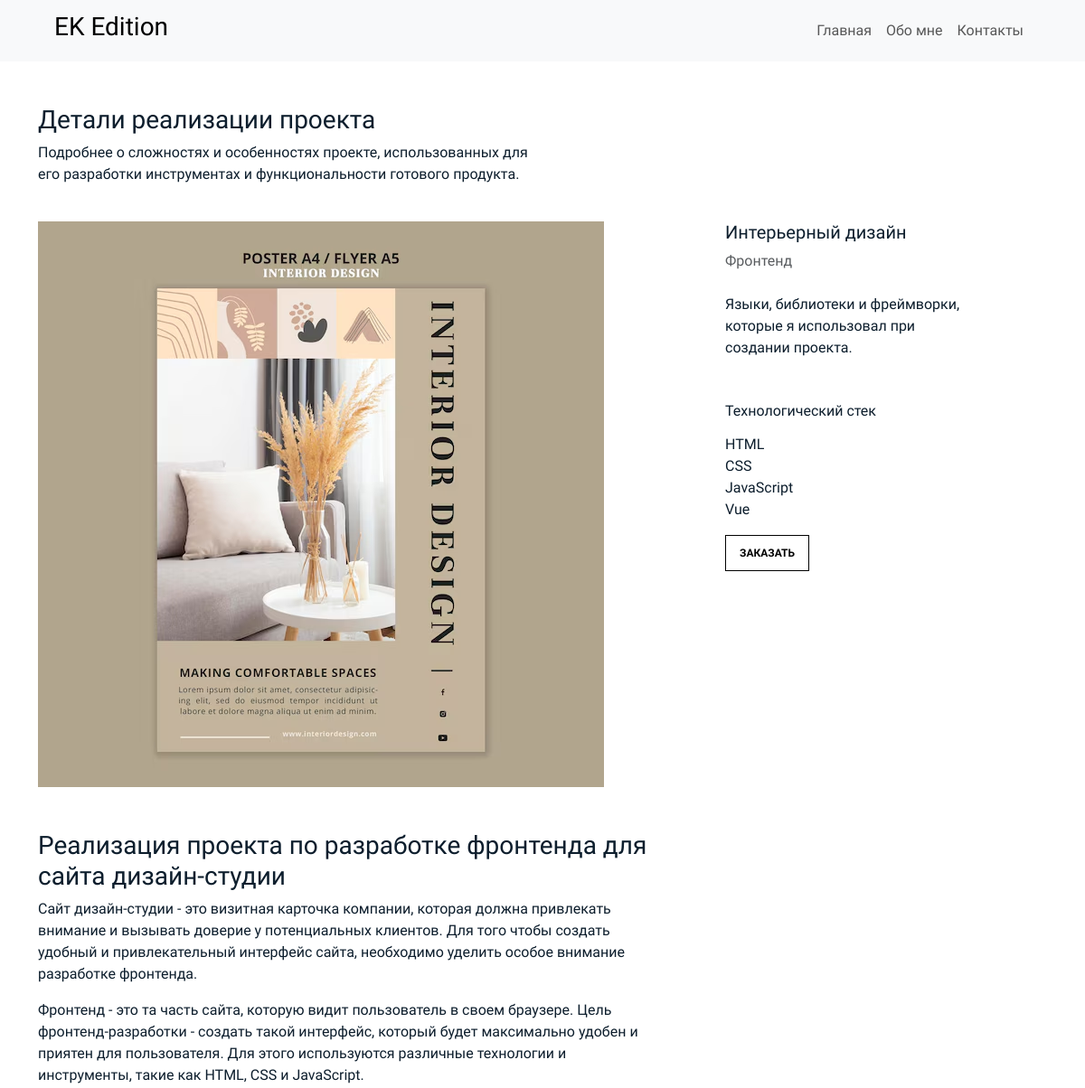
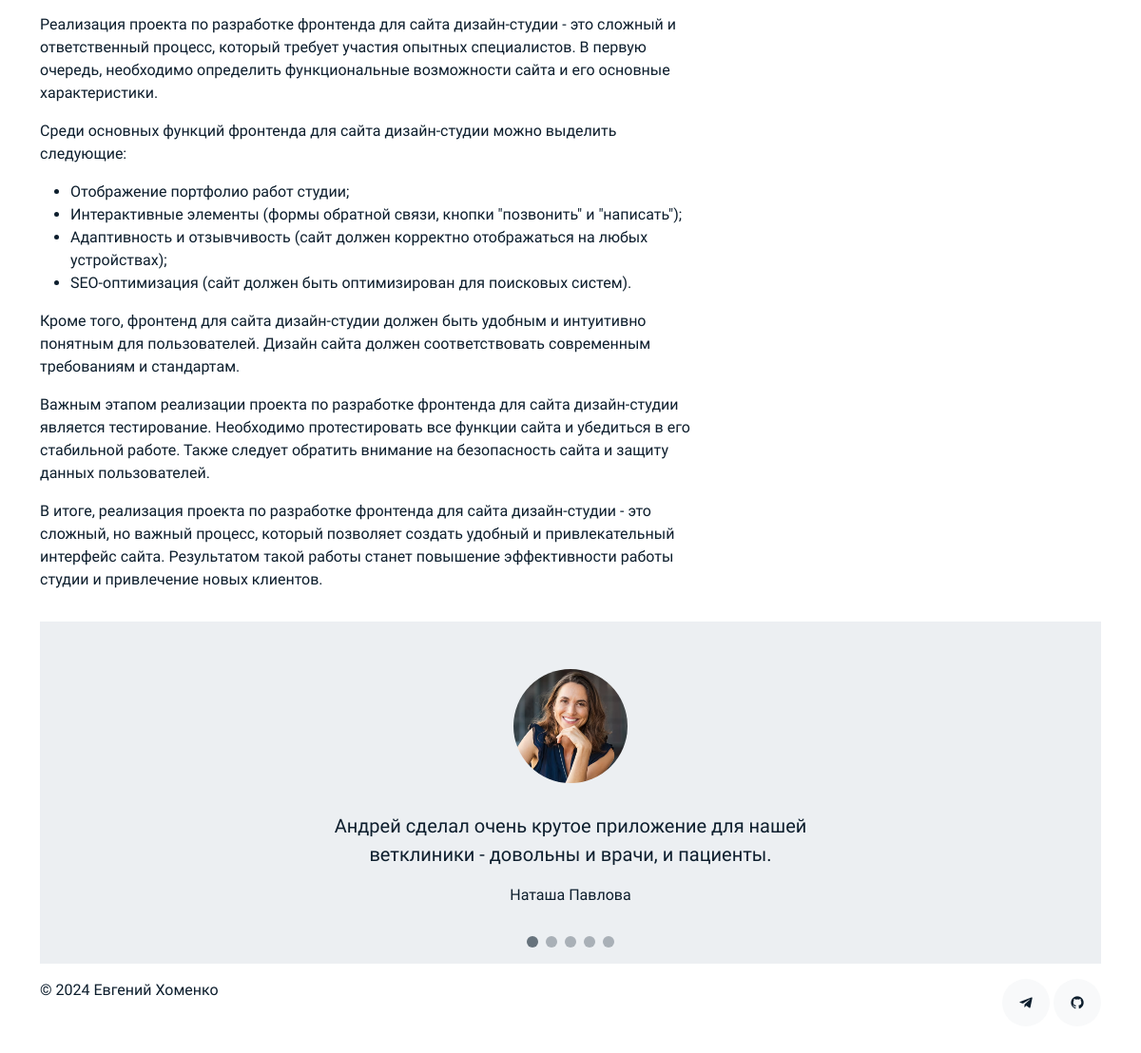
The page /work/design-studio/ on the database its author committed (2 pictures, top to bottom).
### portfolio/models.py (models this page shows, shortened)
class Work(models.Model):
    title = models.CharField(max_length=150)
    slug = models.SlugField(max_length=150, unique=True)
    category = models.ForeignKey(Category, on_delete=models.CASCADE, related_name='works')
    image = models.ImageField(upload_to='works')
    description = models.TextField()
    stack = models.TextField()
    link = models.URLField(max_length=200)
    class Meta:
        ordering = ['-id']
        verbose_name = 'Работа'
        verbose_name_plural = 'Работы'

class Category(models.Model):
    engname = models.CharField(max_length=25)
    rusname = models.CharField(max_length=25)
    class Meta:
        ordering = ['id']
        verbose_name = 'Категория'
        verbose_name_plural = 'Категории'
    def __str__(self):
        return self.rusname

class Testimony(models.Model):
    name = models.CharField(max_length=15)
    lastname = models.CharField(max_length=15)
    image = models.ImageField(upload_to='clients')
    text = models.TextField()
    class Meta:
        ordering = ['-id']
        verbose_name = 'Заказчик'
        verbose_name_plural = 'Заказчики'

### portfolio/views.py (the view)
# urls.py: path('work/<slug:slug>/', work_detail, name='work_detail'),
def work_detail(request, slug):
    work = get_object_or_404(Work, slug=slug)
    testimonies = Testimony.objects.all()
    context = {
        'work': work,
        'testimonies': testimonies,
    }
    return render(request, 'work_detail.html', context)

### portfolio/templates/work_detail.html (shortened to what this page needs)
{% extends 'base.html' %}
{% block content %}
<section class="section">
   <div class="container">
      <div class="row mb-4 align-items-center">
         <div class="col-md-6" data-aos="fade-up">
            <h3>Детали реализации проекта</h3>
            <p>Подробнее о сложностях и особенностях проекте, использованных для его разработки инструментах и функциональности готового продукта.</p>
         </div>
      </div>
   </div>
   <div class="site-section pb-0">
   <div class="container">
      <div class="row align-items-stretch">
         <div class="col-md-8" data-aos="fade-up">
            <img src="{{ work.image.url }}" alt="Image" class="img-fluid">
            <div class="pe-5">
               <p>{{ work.description|safe }}</p>
            </div>
         </div>
         <div class="col-md-3 ml-auto" data-aos="fade-up" data-aos-delay="100">
            <div class="sticky-content">
               <h3 class="h3">{{ work.title }}</h3>
               <p class="mb-4"><span class="text-muted">{{ work.category }}</span></p>
               <div class="mb-5">
                  <p>Языки, библиотеки и фреймворки, которые я использовал при создании проекта.</p>
               </div>
               <h4 class="h4 mb-3">Технологический стек</h4>
               {{ work.stack|safe }}
               <p><a href="{{ work.link }}" class="readmore">Заказать</a></p>
            </div>
         </div>
      </div>
   </div>
</section>
<section class="section pt-0">
   <div class="container">
      <div class="testimonials-slider swiper" data-aos="fade-up" data-aos-delay="100">
         <div class="swiper-wrapper">
            {% for testimony in testimonies %}
            <div class="swiper-slide">
               <div class="testimonial-wrap">
                  <div class="testimonial">
                     <img src="{{ testimony.image.url }}" alt="Image" class="img-fluid">
                     <blockquote>
                        <p>{{ testimony.text }}</p>
                     </blockquote>
                     <p>{{ testimony.name }} {{testimony.lastname }}</p>
                  </div>
               </div>
            </div>
            {% endfor %}
         </div>
         <div class="swiper-pagination"></div>
      </div>
   </div>
</section>
{% endblock %}

### static/assets/css/style.css (style rules this page uses)
body { font-family: 'Montserrat Alternates', sans-serif; font-weight: 400; color: #0d1e2d; }
a { color: #777; text-decoration: none; }
.section { padding-top: 3rem; padding-bottom: 1rem; }
.testimonial-wrap { padding: 50px 50px 80px 50px; background: #eceff2; }
.testimonial-wrap .testimonial { text-align: center; max-width: 500px; margin: 0 auto; }
.testimonial-wrap .testimonial img { border-radius: 50%; width: 120px; margin: 0 auto 30px auto; }
.testimonial-wrap .testimonial blockquote p { font-size: 20px; }
.h3 { font-size: 20px; }
.h4 { font-size: 16px; }
.readmore { display: inline-block; border: 1px solid #000; padding: 10px 15px; font-size: 12px; text-transform: uppercase; color: #000; transition: 0.2s all ease; font-weight: 700; }
.testimonials-slider .swiper-pagination { margin-top: -60px; position: relative; }
.sticky-content { position: sticky; position: -webkit-sticky; top: 0; }

### rows shown on the page
Work: image (picture), description "Реализация проекта по разработке фронтенда для сайта дизайн-студии Сайт дизайн-студии - это визитная карточка компании, которая должна привлекать внимание и вызывать доверие у потенциальных клиентов. Для того чтобы создать удобный и привлекательный интерфейс сайта, необходимо уделить особое внимание разработке фронтенда. Фронтенд - это та часть сайта, которую видит пользователь в своем браузере. Цель фронтенд-разработки - создать такой интерфейс, который будет максимально удобен и приятен для пользователя. Для этого используются различные технологии и инструменты, такие как HTML, CSS и JavaScript. Реализация проекта по разработке фронтенда для сайта дизайн-студии - это сложный и…", title "Интерьерный дизайн", category "Фронтенд", stack "HTML CSS JavaScript Vue"
Testimony: image (picture), text "Андрей сделал очень крутое приложение для нашей ветклиники - довольны и врачи, и пациенты.", name "Наташа", lastname "Павлова"
